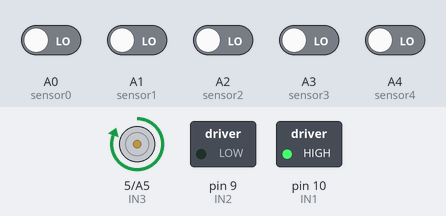
A sketch run on a simulated Arduino Uno, built with avr-gcc and run on an emulated ATmega328P. Parts: motor-driver pin pairs drawn as motors (green arrow = first pin HIGH = forward, orange = second pin HIGH = backward, longer = more drive), switched loads named in the sketch (green lamp = pin HIGH). The test bench sets the inputs (shaded band); at power-on: A0 (sensor0), A1 (sensor1), A2 (sensor2), A3 (sensor3), A4 (sensor4) LOW.

Above: at 2.5 s.
2.6 s: A0 (sensor0) driven HIGH
At 3.8 s:
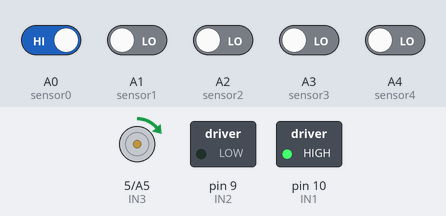
4.9 s: A1 (sensor1) driven HIGH
At 6.3 s:
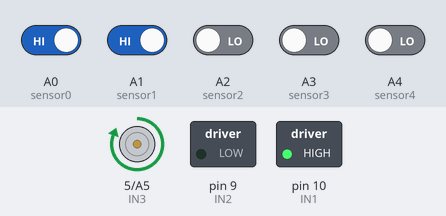
6.6 s: A1 (sensor1) driven LOW
At 7.6 s:
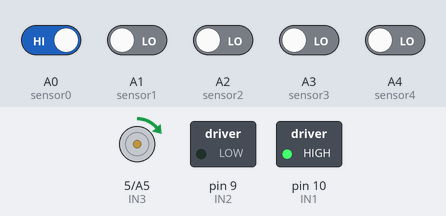
8.3 s: A2 (sensor2) driven HIGH
At 8.9 s:
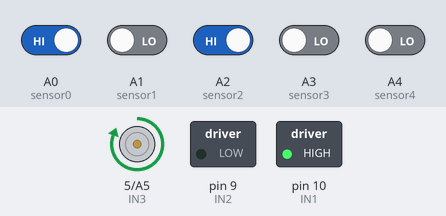
Timing chart, 0 to 11.0 s (numbered marks = the images above; inputs shaded):
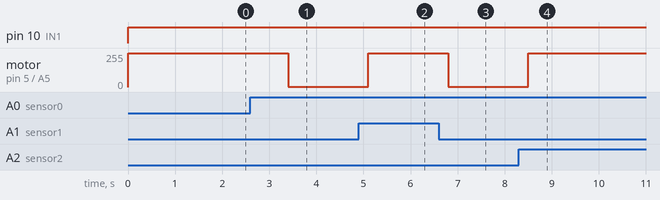

Measured:
- after the input at 2.6 s, motor on pin 5 (IN3) / A5 (IN4): forward 255/255 → forward 1/255 after 0.80 s
- after the input at 4.9 s, motor on pin 5 (IN3) / A5 (IN4): forward 1/255 → forward 255/255 after 0.20 s
- after the input at 6.6 s, motor on pin 5 (IN3) / A5 (IN4): forward 255/255 → forward 1/255 after 0.20 s
- after the input at 8.3 s, motor on pin 5 (IN3) / A5 (IN4): forward 1/255 → forward 255/255 after 0.20 s

The sketch:

seguidor_de_linha_arduino_uno_PID.ino
```cpp
int IN1 = 10;
int IN2 = 9;
int IN3 = 5;
int IN4 = A5;

int sensor0 = A0;
int sensor1 = A1;
int sensor2 = A2;
int sensor3 = A3;
int sensor4 = A4;

int PWM_A = 6;
int PWM_B = 12;

int vel_A = 170;
int vel_B = 170;

int erro = 0, erro_anterior = 0;
int velesq = 0, veldir = 0;
int kp = 25;
int ki = 0;
int kd = 25;

int P = 0;
int I = 0;
int D = 0;
int PID = 0;

int valorSensor[5] = { 0, 0, 0, 0, 0 };

int velocidade = 200;

void setup() {
  pinMode(IN1, OUTPUT);
  pinMode(IN2, OUTPUT);
  pinMode(IN3, OUTPUT);
  pinMode(IN4, OUTPUT);
  pinMode(sensor0, INPUT);
  pinMode(sensor1, INPUT);
  pinMode(sensor2, INPUT);
  pinMode(sensor3, INPUT);
  pinMode(sensor4, INPUT);

  Serial.begin(9600);
}
void frente() {
 digitalWrite(IN1, HIGH);
  digitalWrite(IN2, LOW);

  digitalWrite(IN3, HIGH);
  digitalWrite(IN4, LOW);
}
void curva90_esquerda() {
  digitalWrite(IN1, HIGH);
  digitalWrite(IN2, LOW);

  digitalWrite(IN3, HIGH);
  digitalWrite(IN4, LOW);
  digitalWrite(PWM_A, 0.90 * vel_A);
 digitalWrite(PWM_B, 0.90 * vel_B);
  delay(850);
}

void curva90_direita() {
 digitalWrite(IN1, HIGH);
  digitalWrite(IN2, LOW);

  analogWrite(IN3, HIGH);
  digitalWrite(IN4, LOW);
  digitalWrite(PWM_A, 0.1 * vel_A);
  digitalWrite(PWM_B, 0.80 * vel_B);
  delay(850);
}

void leituraSensores() {
  valorSensor[0] = digitalRead(sensor0);
  valorSensor[1] = digitalRead(sensor1);
  valorSensor[2] = digitalRead(sensor2);
  valorSensor[3] = digitalRead(sensor3);
  valorSensor[4] = digitalRead(sensor4);
}

void calcula_erro() {
  if (valorSensor[0] == 0 && valorSensor[1] == 0 && valorSensor[2] == 0 && valorSensor[3] == 0 && valorSensor[4] == 1) {
    erro = 4;
  } else if (valorSensor[0] == 0 && valorSensor[1] == 0 && valorSensor[2] == 0 && valorSensor[3] == 1 && valorSensor[4] == 1) {
    erro = 3;
  } else if (valorSensor[0] == 0 && valorSensor[1] == 0 && valorSensor[2] == 0 && valorSensor[3] == 1 && valorSensor[4] == 0) {
    erro = 2;
  } else if (valorSensor[0] == 0 && valorSensor[1] == 0 && valorSensor[2] == 1 && valorSensor[3] == 1 && valorSensor[4] == 0) {
    erro = 1;
  } else if (valorSensor[0] == 0 && valorSensor[1] == 0 && valorSensor[2] == 1 && valorSensor[3] == 0 && valorSensor[4] == 0) {
    erro = 0;
  } else if (valorSensor[0] == 0 && valorSensor[1] == 1 && valorSensor[2] == 1 && valorSensor[3] == 0 && valorSensor[4] == 0) {
    erro = -1;
  } else if (valorSensor[0] == 0 && valorSensor[1] == 1 && valorSensor[2] == 0 && valorSensor[3] == 0 && valorSensor[4] == 0) {
    erro = -2;
  } else if (valorSensor[0] == 1 && valorSensor[1] == 1 && valorSensor[2] == 0 && valorSensor[3] == 0 && valorSensor[4] == 0) {
    erro = -3;
  } else if (valorSensor[0] == 1 && valorSensor[1] == 0 && valorSensor[2] == 0 && valorSensor[3] == 0 && valorSensor[4] == 0) {
    erro = 1;
  }
}
void calcula_PID() {
  if (erro == 0) {
    I = 0;
  }
  P = erro;
  I = I + erro;
  if (I > 255) {
    I = 255;
  } else if (I < -255) {
    I = -255;
  }
  D = erro - erro_anterior;
  PID = (kp * P) + (ki * I) + (kd * D);
  erro_anterior = erro;
}
void controle_motor() {
  if (PID >= 0) {
    velesq = vel_B;
    veldir = vel_A - PID;
  } else {
    velesq = vel_B + PID;
    veldir = vel_A;
  }
  digitalWrite(IN1, HIGH);
  digitalWrite(IN2, LOW);
  digitalWrite(IN3, HIGH);
  digitalWrite(IN4, LOW);
  digitalWrite(PWM_A, veldir);
  digitalWrite(PWM_B, velesq);
}


void loop() {

  leituraSensores();
  calcula_erro();
  calcula_PID();

  if (valorSensor[2] == 1) {
    controle_motor();  // Chamando controle_motor() apenas se precisar seguir em frente
    frente();
  } else {
    controle_motor();  // Chamando controle_motor() para ajustar as velocidades dos motores para curva
    if (PID > 0) {
      curva90_direita();
    } else {
      curva90_esquerda();
    }
  }
}
```
